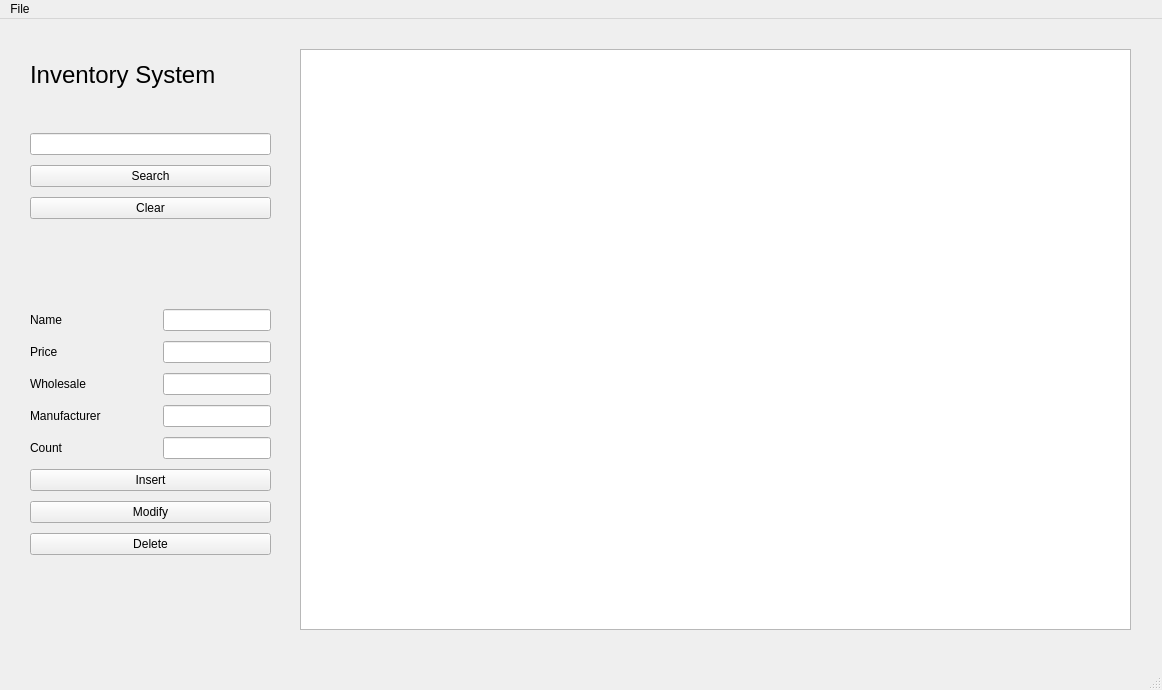
<?xml version="1.0" encoding="UTF-8"?>
<ui version="4.0">
 <class>MainWindow</class>
 <widget class="QMainWindow" name="MainWindow">
  <property name="geometry">
   <rect>
    <x>0</x>
    <y>0</y>
    <width>1162</width>
    <height>690</height>
   </rect>
  </property>
  <property name="windowTitle">
   <string>MainWindow</string>
  </property>
  <widget class="QWidget" name="centralwidget">
   <widget class="QWidget" name="verticalLayoutWidget">
    <property name="geometry">
     <rect>
      <x>30</x>
      <y>110</y>
      <width>241</width>
      <height>436</height>
     </rect>
    </property>
    <layout class="QVBoxLayout" name="verticalLayout">
     <item>
      <widget class="QLineEdit" name="searchBox"/>
     </item>
     <item>
      <widget class="QPushButton" name="searchButton">
       <property name="text">
        <string>Search</string>
       </property>
      </widget>
     </item>
     <item>
      <widget class="QPushButton" name="clearButton">
       <property name="text">
        <string>Clear</string>
       </property>
      </widget>
     </item>
     <item>
      <spacer name="verticalSpacer">
       <property name="orientation">
        <enum>Qt::Vertical</enum>
       </property>
       <property name="sizeType">
        <enum>QSizePolicy::Fixed</enum>
       </property>
       <property name="sizeHint" stdset="0">
        <size>
         <width>20</width>
         <height>80</height>
        </size>
       </property>
      </spacer>
     </item>
     <item>
      <layout class="QHBoxLayout" name="horizontalLayout">
       <item>
        <widget class="QLabel" name="nameLabel">
         <property name="text">
          <string>Name</string>
         </property>
        </widget>
       </item>
       <item>
        <spacer name="horizontalSpacer">
         <property name="orientation">
          <enum>Qt::Horizontal</enum>
         </property>
         <property name="sizeHint" stdset="0">
          <size>
           <width>40</width>
           <height>20</height>
          </size>
         </property>
        </spacer>
       </item>
       <item>
        <widget class="QLineEdit" name="nameBox"/>
       </item>
      </layout>
     </item>
     <item>
      <layout class="QHBoxLayout" name="horizontalLayout_2">
       <item>
        <widget class="QLabel" name="priceLabel">
         <property name="text">
          <string>Price </string>
         </property>
        </widget>
       </item>
       <item>
        <spacer name="horizontalSpacer_2">
         <property name="orientation">
          <enum>Qt::Horizontal</enum>
         </property>
         <property name="sizeHint" stdset="0">
          <size>
           <width>40</width>
           <height>20</height>
          </size>
         </property>
        </spacer>
       </item>
       <item>
        <widget class="QLineEdit" name="priceBox"/>
       </item>
      </layout>
     </item>
     <item>
      <layout class="QHBoxLayout" name="horizontalLayout_3">
       <item>
        <widget class="QLabel" name="wholesaleLabel">
         <property name="text">
          <string>Wholesale</string>
         </property>
        </widget>
       </item>
       <item>
        <spacer name="horizontalSpacer_3">
         <property name="orientation">
          <enum>Qt::Horizontal</enum>
         </property>
         <property name="sizeHint" stdset="0">
          <size>
           <width>40</width>
           <height>20</height>
          </size>
         </property>
        </spacer>
       </item>
       <item>
        <widget class="QLineEdit" name="wholesaleBox"/>
       </item>
      </layout>
     </item>
     <item>
      <layout class="QHBoxLayout" name="horizontalLayout_4">
       <item>
        <widget class="QLabel" name="manuLabel">
         <property name="text">
          <string>Manufacturer</string>
         </property>
        </widget>
       </item>
       <item>
        <spacer name="horizontalSpacer_5">
         <property name="orientation">
          <enum>Qt::Horizontal</enum>
         </property>
         <property name="sizeHint" stdset="0">
          <size>
           <width>30</width>
           <height>20</height>
          </size>
         </property>
        </spacer>
       </item>
       <item>
        <widget class="QLineEdit" name="manufacturerBox"/>
       </item>
      </layout>
     </item>
     <item>
      <layout class="QHBoxLayout" name="horizontalLayout_5">
       <item>
        <widget class="QLabel" name="countLabel">
         <property name="text">
          <string>Count</string>
         </property>
        </widget>
       </item>
       <item>
        <spacer name="horizontalSpacer_4">
         <property name="orientation">
          <enum>Qt::Horizontal</enum>
         </property>
         <property name="sizeHint" stdset="0">
          <size>
           <width>40</width>
           <height>20</height>
          </size>
         </property>
        </spacer>
       </item>
       <item>
        <widget class="QLineEdit" name="countBox"/>
       </item>
      </layout>
     </item>
     <item>
      <widget class="QPushButton" name="insertButton">
       <property name="text">
        <string>Insert</string>
       </property>
      </widget>
     </item>
     <item>
      <widget class="QPushButton" name="modifyButton">
       <property name="text">
        <string>Modify</string>
       </property>
      </widget>
     </item>
     <item>
      <widget class="QPushButton" name="deleteButton">
       <property name="text">
        <string>Delete</string>
       </property>
      </widget>
     </item>
    </layout>
   </widget>
   <widget class="QTableView" name="tableView">
    <property name="geometry">
     <rect>
      <x>300</x>
      <y>30</y>
      <width>831</width>
      <height>581</height>
     </rect>
    </property>
    <attribute name="horizontalHeaderCascadingSectionResizes">
     <bool>false</bool>
    </attribute>
    <attribute name="horizontalHeaderMinimumSectionSize">
     <number>100</number>
    </attribute>
    <attribute name="horizontalHeaderDefaultSectionSize">
     <number>160</number>
    </attribute>
    <attribute name="horizontalHeaderStretchLastSection">
     <bool>true</bool>
    </attribute>
    <attribute name="verticalHeaderVisible">
     <bool>false</bool>
    </attribute>
   </widget>
   <widget class="QLabel" name="label">
    <property name="geometry">
     <rect>
      <x>30</x>
      <y>30</y>
      <width>241</width>
      <height>51</height>
     </rect>
    </property>
    <property name="font">
     <font>
      <pointsize>18</pointsize>
     </font>
    </property>
    <property name="layoutDirection">
     <enum>Qt::LeftToRight</enum>
    </property>
    <property name="text">
     <string>Inventory System</string>
    </property>
    <property name="scaledContents">
     <bool>false</bool>
    </property>
   </widget>
  </widget>
  <widget class="QMenuBar" name="menubar">
   <property name="geometry">
    <rect>
     <x>0</x>
     <y>0</y>
     <width>1162</width>
     <height>26</height>
    </rect>
   </property>
   <widget class="QMenu" name="menuFile">
    <property name="title">
     <string>File</string>
    </property>
    <addaction name="actionNew"/>
    <addaction name="actionOpen"/>
    <addaction name="actionSave"/>
   </widget>
   <addaction name="menuFile"/>
  </widget>
  <widget class="QStatusBar" name="statusbar"/>
  <action name="actionNew">
   <property name="text">
    <string>New</string>
   </property>
  </action>
  <action name="actionOpen">
   <property name="text">
    <string>Open</string>
   </property>
  </action>
  <action name="actionSave">
   <property name="text">
    <string>Save</string>
   </property>
  </action>
 </widget>
 <resources/>
 <connections/>
</ui>
